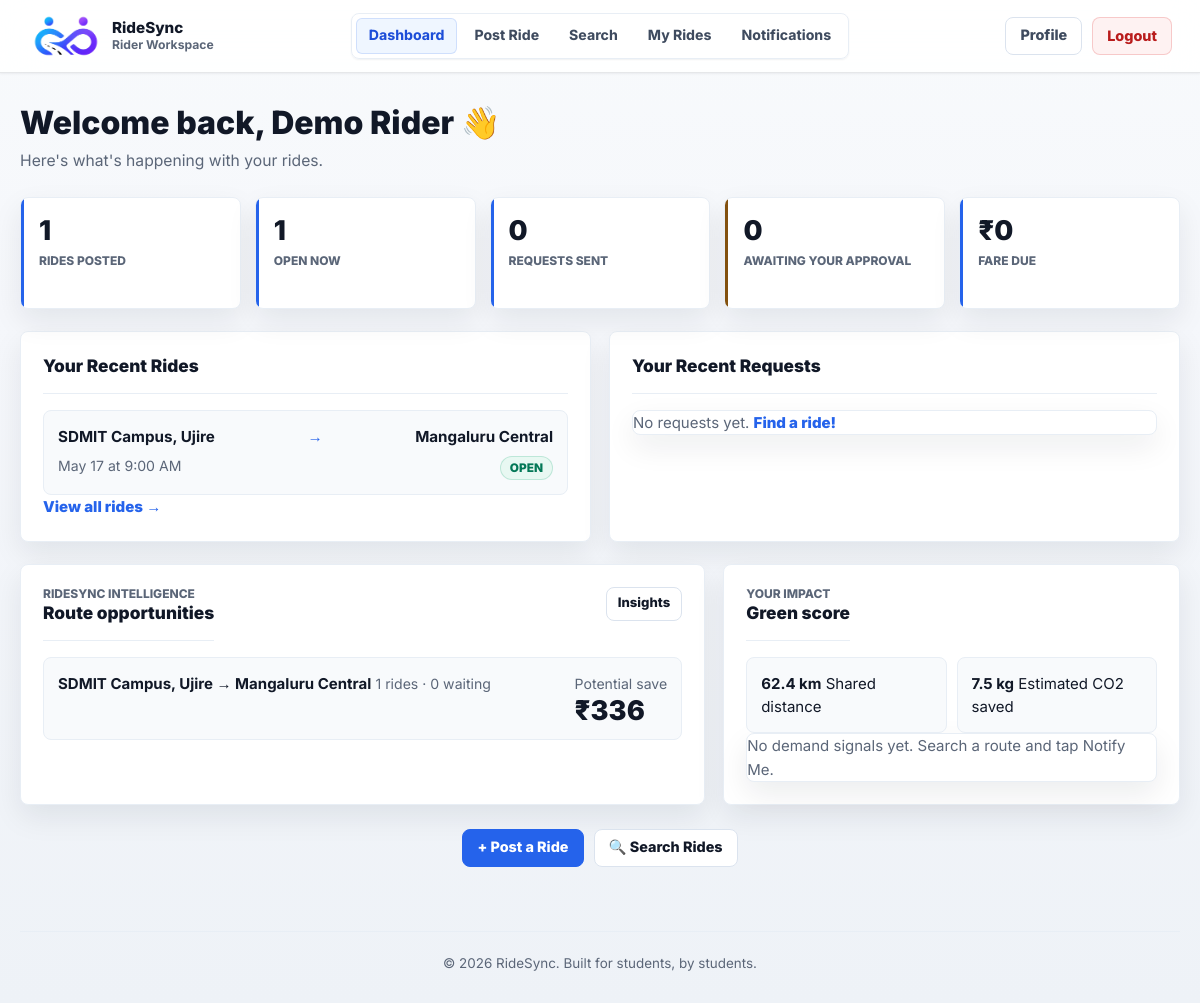
/pages/dashboard.php (signed in), run on the app's committed database.
### tables this page shows
CREATE TABLE IF NOT EXISTS rides (
  id INT UNSIGNED NOT NULL AUTO_INCREMENT,
  user_id INT UNSIGNED NOT NULL,
  origin VARCHAR(150) NOT NULL,
  destination VARCHAR(150) NOT NULL,
  origin_lat DECIMAL(10, 7) NULL,
  origin_lng DECIMAL(10, 7) NULL,
  destination_lat DECIMAL(10, 7) NULL,
  destination_lng DECIMAL(10, 7) NULL,
  route_distance_km DECIMAL(8, 2) NULL,
  travel_date DATE NOT NULL,
  travel_time TIME NOT NULL,
  seats_available TINYINT UNSIGNED NOT NULL DEFAULT 1,
  status ENUM('open', 'closed', 'cancelled') NOT NULL DEFAULT 'open',
  created_at TIMESTAMP NOT NULL DEFAULT CURRENT_TIMESTAMP,
  PRIMARY KEY (id),
  KEY idx_rides_user_id (user_id),
  KEY idx_rides_search (status, travel_date, travel_time),
  KEY idx_rides_user_status_time (user_id, status, travel_date, travel_time),
  CONSTRAINT fk_rides_user
    FOREIGN KEY (user_id) REFERENCES users(id)
    ON DELETE CASCADE
);

### pages/dashboard.php (the view, shortened to what the rows shown need)
<?php
require_once __DIR__ . '/../includes/header.php';
$userId = $_SESSION['user_id'];
$stmt = mysqli_prepare($conn,
    "SELECT id, origin, destination, travel_date, travel_time, seats_available, status
     FROM rides WHERE user_id = ? ORDER BY created_at DESC LIMIT 5"
);
mysqli_stmt_bind_param($stmt, "i", $userId);
mysqli_stmt_execute($stmt);
$recentRides = mysqli_stmt_get_result($stmt);
?>
<div class="page-header">
    <h1>Welcome back, <?php echo htmlspecialchars($_SESSION['user_name']); ?> 👋</h1>
</div>
<div class="dashboard-grid">
    <div class="dashboard-section">
        <h2>Your Recent Rides</h2>
        <?php if (mysqli_num_rows($recentRides) === 0): ?>
            <p class="empty-state">No rides posted yet. <a href="/ridesync/pages/post_ride.php">Post one!</a></p>
        <?php else: ?>
            <div class="mini-ride-list">
                <?php while ($ride = mysqli_fetch_assoc($recentRides)): ?>
                    <a href="/ridesync/pages/ride_detail.php?id=<?php echo $ride['id']; ?>" class="mini-ride-item">
                        <div class="mini-ride-route">
                            <strong><?php echo htmlspecialchars($ride['origin']); ?></strong>
                            <span class="arrow">→</span>
                            <strong><?php echo htmlspecialchars($ride['destination']); ?></strong>
                        </div>
                        <div class="mini-ride-meta">
                            <span><?php echo date('M j', strtotime($ride['travel_date'])); ?> at <?php echo date('g:i A', strtotime($ride['travel_time'])); ?></span>
                            <span class="badge badge-<?php echo $ride['status']; ?>">
                                <?php echo ucfirst($ride['status']); ?>
                            </span>
                        </div>
                    </a>
                <?php endwhile; ?>
            </div>
        <?php endif; ?>
    </div>
    <div class="dashboard-section">
        <h2>Your Recent Requests</h2>
    </div>
</div>
<section class="dashboard-intelligence">
    <div class="dashboard-section">
        <div class="insight-panel-header">
            <div>
                <h2>Route opportunities</h2>
            </div>
        </div>
    </div>
    <div class="dashboard-section">
        <div class="insight-panel-header">
            <div>
                <h2>Green score</h2>
            </div>
        </div>
    </div>
</section>
<?php require_once __DIR__ . '/../includes/footer.php'; ?>

### data on the page
rides: origin "SDMIT Campus, Ujire", destination "Mangaluru Central", travel_date "May 17", travel_time "9:00 AM", status "OPEN"

### other printed values
$_SESSION['user_name'] "Demo Rider"
$ridesPosted "1"
$openRides "1"
$requestsSent "0"
$pendingIncoming "0"
formatCost($walletSummary['pending_due']) "₹0"
$route['origin'] "SDMIT Campus, Ujire"
$route['destination'] "Mangaluru Central"
$route['rides'] "1"
$route['demand'] "0"
formatCost($route['estimated_savings']) "₹336"
$greenScore['shared_km'] "62.4"
$greenScore['co2_kg'] "7.5"
